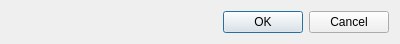
<?xml version="1.0" encoding="UTF-8"?>
<ui version="4.0">
 <class>Dialog</class>
 <widget class="QDialog" name="Dialog">
  <property name="geometry">
   <rect>
    <x>0</x>
    <y>0</y>
    <width>400</width>
    <height>43</height>
   </rect>
  </property>
  <property name="windowTitle">
   <string>Dialog</string>
  </property>
  <layout class="QFormLayout" name="formLayout">
   <item row="0" column="0" colspan="2">
    <widget class="QDialogButtonBox" name="buttonBox">
     <property name="orientation">
      <enum>Qt::Horizontal</enum>
     </property>
     <property name="standardButtons">
      <set>QDialogButtonBox::Cancel|QDialogButtonBox::Ok</set>
     </property>
    </widget>
   </item>
  </layout>
 </widget>
 <resources/>
 <connections>
  <connection>
   <sender>buttonBox</sender>
   <signal>accepted()</signal>
   <receiver>Dialog</receiver>
   <slot>accept()</slot>
   <hints>
    <hint type="sourcelabel">
     <x>248</x>
     <y>254</y>
    </hint>
    <hint type="destinationlabel">
     <x>157</x>
     <y>274</y>
    </hint>
   </hints>
  </connection>
  <connection>
   <sender>buttonBox</sender>
   <signal>rejected()</signal>
   <receiver>Dialog</receiver>
   <slot>reject()</slot>
   <hints>
    <hint type="sourcelabel">
     <x>316</x>
     <y>260</y>
    </hint>
    <hint type="destinationlabel">
     <x>286</x>
     <y>274</y>
    </hint>
   </hints>
  </connection>
 </connections>
</ui>
